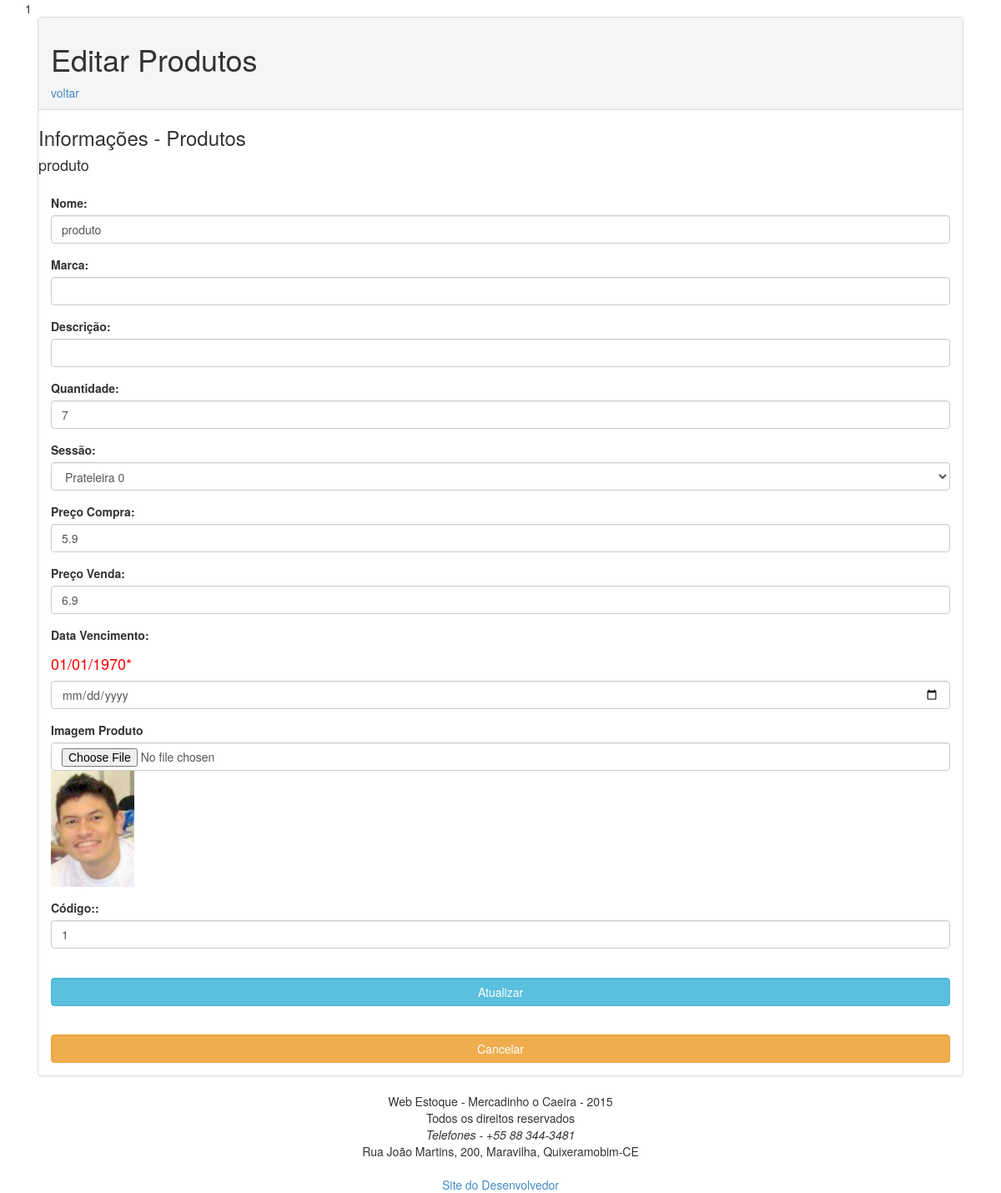
Screenshot of /app/view/produto/editarProduto.php?codigo=1 (signed in) with the database file from the repository.
### tables this page shows
CREATE TABLE IF NOT EXISTS `produtos` (
  `nome` varchar(40) NOT NULL,
  `marca` varchar(30) NOT NULL,
  `descricao` varchar(40) NOT NULL,
  `quantidade` int(10) NOT NULL,
  `sessao` varchar(10) NOT NULL,
  `preco_compra` float NOT NULL,
  `preco_venda` float NOT NULL,
  `data_vencimento` date NOT NULL,
  `imagem` varchar(40) NOT NULL,
  `codigo` bigint(40) NOT NULL,
  `data_cadastro` timestamp NOT NULL DEFAULT CURRENT_TIMESTAMP ON UPDATE CURRENT_TIMESTAMP
);

### app/view/produto/editarproduto.php (the view, shortened to what this page needs)
<?php
		$codigo_produto_editar = ($_GET['codigo']);
		$conecta = mysql_connect("localhost", "root", "") or print (mysql_error());
        $sql = "SELECT codigo, nome, marca, descricao, quantidade, sessao, preco_compra, preco_venda, data_vencimento, data_cadastro, imagem FROM produtos WHERE codigo=$codigo_produto_editar";
        $result = mysql_query($sql, $conecta);
         while( $consulta = mysql_fetch_array($result)) {
?>
<!DOCTYPE html>
<html>
	<head>
	<link rel="stylesheet" type="text/css" href="../../model/css/bootstrap.css">
	</head>
	<body class="container cadastro">
	<div  class="col-xs-12">
		<div class="panel panel-default">
			<div class="panel-heading">
				<h1 >Editar Produtos</h1>
				<a href="editarProduto.php">voltar</a>
			</div>
			<h3> Informações -  Produtos</h3>
			<h4><?echo "$consulta[nome]";?></h4>
			<div class="panel-body">
				<form   method="POST" enctype="multipart/form-data" action="../../controller/produto/editarproduto.php">
					<div class="form-group">
						<label class="control-label">Nome:</label>
						<div >
							<input type="text" name="nome_produto" value="<?php echo $consulta['nome']?>" class="form-control"/>
						</div>
					</div>
					<div class="form-group">
						<label class="control-label">Marca:</label>
						<div >
							<input type="text" name="marca_produto" value="<?php echo $consulta['marca']?>" class="form-control"/>
						</div>
					</div>
					<div class="form-group">
						<label class=" control-label">Descrição:</label>
						<div >
							<input type="text" name="descricao_produto" value="<?php echo $consulta['descricao']?>" class="form-control"/>
						</div>
					</div>
					<div class="form-group">
						<label>Quantidade:</label>
						<div >
							<input type="number" name="quantidade_produto" value="<?php echo $consulta['quantidade']?>" class="form-control"/>
						</div>
					</div>
					<div class="form-group">
						<label class="control-label">Sessão:</label>
						<div >
							<select  name="sessao_produto"  class="form-control">
								<option value="<?php echo $consulta['sessao'];?>">Prateleira <? echo $consulta['sessao'];?></option>
							</select>
						</div>
					</div>
					<div class="form-group">
						<label class="control-label" >Preço Compra:</label>
						<div class="">
							<input type="text" name="precocompra_produto"  value="<?php echo $consulta['preco_compra']?>" class="form-control"/>
						</div>
					</div>
					<div class="form-group">
						<label class=" control-label">Preço Venda:</label>
						<div class="">
							<input type="text" name="precovenda_produto"  value="<?php echo $consulta['preco_venda']?>" class="form-control"/>
						</div>
					</div>
					<div class="form-group">
						<label class="control-label">Data Vencimento:</label>
						<h4 style="color:red"><?php echo date('d/m/Y', strtotime($consulta['data_vencimento']));?>*</h4>
						<div class="">
							<input size="10" type="date" name="datavencimento_produto" value="<?php echo date("d/m/Y",strtotime($consulta['data_vencimento']))?>" class="form-control"/>
						</div>
					</div>
					<div class="form-group">
						<label>Imagem Produto</label>
	    				<input class="form-control" type="file" name="imagem_produto"  size="20">
						<? print "<img src='../../controller/produto/img_produtos/$consulta[imagem]' width='100' heigth='100'>"; ?>
					</div>
					<div class="form-group">
						<label class=" control-label">Código::</label>
						<input type="number" name="codigo_produto"  value="<?php echo $consulta['codigo']?>"class="form-control"/>
					</div>
						<br>
						<input type="submit" class="btn btn-info form-control" name="enviar" value="Atualizar"/>  <br><br>
				</form>
					<button class="btn btn-warning form-control" onclick="voltar();">Cancelar</button>
					</div>
			</div>
		</div>
<?php
		};
?>
<?php
	require_once('../../model/footer.php');
?>

### rows the page displays
produtos: nome "produto", nome_produto "produto", quantidade_produto "7", precocompra_produto "5.9", precovenda_produto "6.9", data_vencimento "01/01/1970", imagem (picture), codigo_produto "1"
